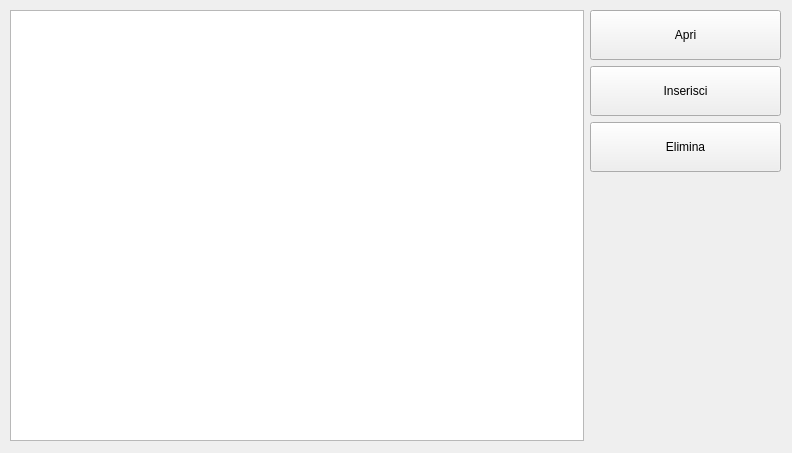
<?xml version="1.0" encoding="UTF-8"?>
<ui version="4.0">
 <class>vista_lista_clienti</class>
 <widget class="QWidget" name="vista_lista_clienti">
  <property name="geometry">
   <rect>
    <x>0</x>
    <y>0</y>
    <width>792</width>
    <height>453</height>
   </rect>
  </property>
  <property name="minimumSize">
   <size>
    <width>500</width>
    <height>300</height>
   </size>
  </property>
  <property name="windowTitle">
   <string>Lista Clienti</string>
  </property>
  <widget class="QWidget" name="horizontalLayoutWidget">
   <property name="geometry">
    <rect>
     <x>10</x>
     <y>10</y>
     <width>771</width>
     <height>431</height>
    </rect>
   </property>
   <layout class="QHBoxLayout" name="horizontalLayout" stretch="3,1">
    <item>
     <widget class="QListView" name="list_view">
      <property name="editTriggers">
       <set>QAbstractItemView::NoEditTriggers</set>
      </property>
     </widget>
    </item>
    <item>
     <layout class="QVBoxLayout" name="verticalLayout">
      <item>
       <widget class="QPushButton" name="open_button">
        <property name="minimumSize">
         <size>
          <width>0</width>
          <height>50</height>
         </size>
        </property>
        <property name="maximumSize">
         <size>
          <width>16777215</width>
          <height>50</height>
         </size>
        </property>
        <property name="text">
         <string>Apri</string>
        </property>
       </widget>
      </item>
      <item>
       <widget class="QPushButton" name="new_button">
        <property name="minimumSize">
         <size>
          <width>0</width>
          <height>50</height>
         </size>
        </property>
        <property name="maximumSize">
         <size>
          <width>16777215</width>
          <height>50</height>
         </size>
        </property>
        <property name="text">
         <string>Inserisci</string>
        </property>
       </widget>
      </item>
      <item>
       <widget class="QPushButton" name="delete_button">
        <property name="minimumSize">
         <size>
          <width>0</width>
          <height>50</height>
         </size>
        </property>
        <property name="maximumSize">
         <size>
          <width>16777215</width>
          <height>50</height>
         </size>
        </property>
        <property name="text">
         <string>Elimina</string>
        </property>
       </widget>
      </item>
      <item>
       <spacer name="verticalSpacer">
        <property name="orientation">
         <enum>Qt::Vertical</enum>
        </property>
        <property name="sizeHint" stdset="0">
         <size>
          <width>20</width>
          <height>40</height>
         </size>
        </property>
       </spacer>
      </item>
     </layout>
    </item>
   </layout>
  </widget>
 </widget>
 <resources/>
 <connections/>
</ui>
